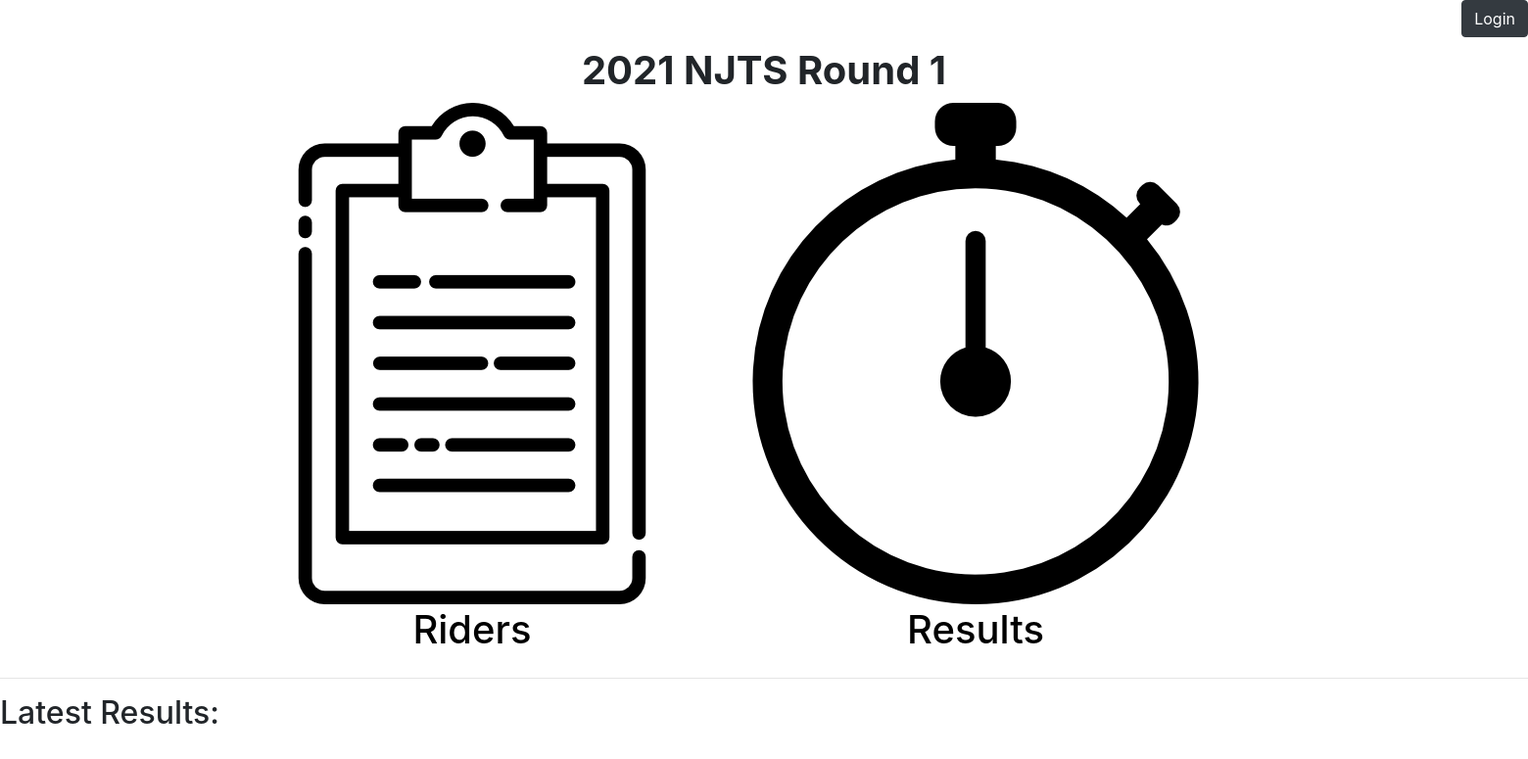
The page /2/ on the database as committed earlier.
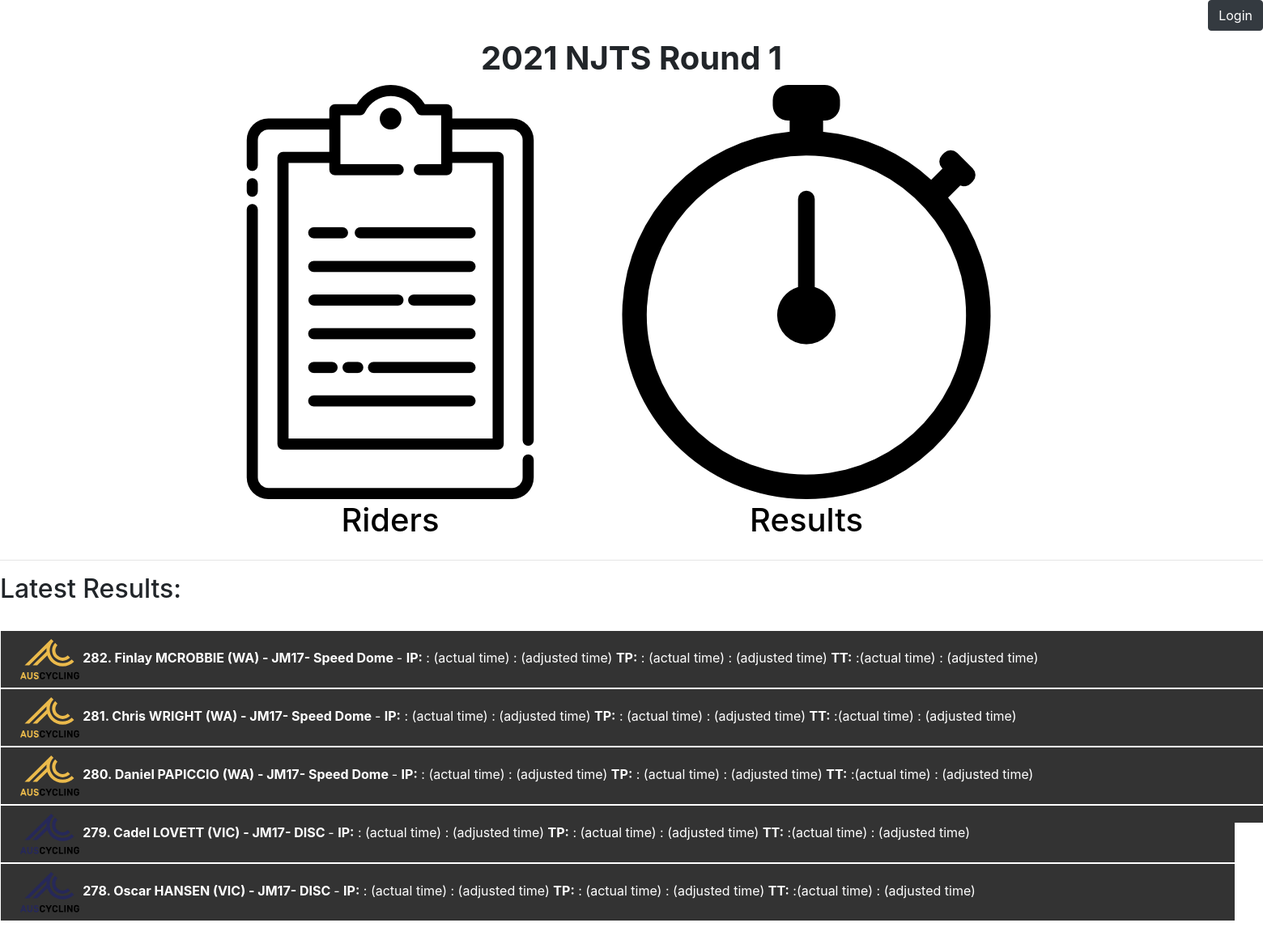
The same page on the database as committed later.
### web/models.py (models this page shows, shortened)
class Event(models.Model):
    name = models.CharField(null = True, max_length=100)
    date = models.DateField(null=True)
    finish = models.DateField(null=True)
    image = models.ImageField(upload_to='events/images/', null=True)
    National = 'Nat'
    NJTS = 'NJTS'
    event_option_choices = [
        (National, 'National'),
        (NJTS, 'NJTS')
    ]
    event_option = models.CharField(
        max_length=8,
        choices=event_option_choices,
        default=National
    )

class rider(models.Model):
    number = models.IntegerField()
    name = models.CharField(max_length=50)
    representing = models.CharField(max_length=100, blank=True)
    Individual = 'Ind'
    Team = 'Team'
    team_option_choices = [
        (Individual, 'Individual'),
        (Team, 'Team')
    ]
    team_option = models.CharField(
        max_length=4,
        choices=team_option_choices,
        default=Individual
    )
    ACT = 'ACT'
    NSW = 'NSW'
    NT = 'NT'
    QLD = 'QLD'
    SA = 'SA'
    TAS = 'TAS'
    VIC = 'VIC'
    WA = 'WA'
    state_option_choices = [
        (ACT, 'ACT'),
        (NSW, 'NSW'),
        (NT, 'NT'),
        (QLD, 'QLD'),
        (SA, 'SA'),
        (TAS, 'TAS'),
        (VIC, 'VIC'),
        (WA, 'WA'),
    ]
    state = models.CharField(
        max_length=3,
        choices=state_option_choices,
        default=NSW
    )
    velo1 = 'Dunc Gray Velodrome'
    velo2 = 'NT Velodrome'
    velo3 = 'Anna Meares Velodrome'
    velo4 = 'Super-Dome'
    velo5 = 'Silverdome'
    velo6 = 'DISC'
    velo7 = 'Speed Dome'
    velo_option_choices = [
        (velo1, 'Dunc Gray Velodrome'),
        (velo2, 'NT Velodrome'),
        (velo3, 'Anna Meares Velodrome'),
        (velo4, 'Super-Dome'),
        (velo5, 'Silverdome'),
        (velo6, 'DISC'),
        (velo7, 'Speed Dome'),
    ]
    velodrome = models.CharField(
        max_length=50,
         choices=velo_option_choices,
        default=velo1
    )
    team_member1 = models.CharField(max_length=50, blank=True)
    team_member2 = models.CharField(max_length=50, blank=True)
    team_member3 = models.CharField(max_length=50, blank=True)
    team_member4 = models.CharField(max_length=50, blank=True)
    jm15 = 'JM15'
    jw15 = 'JW15'
    jm17 = 'JM17'
    jw17 = 'JW17'
    jm19 = 'JM19'
    jw19 = 'JW19'
    elitem = 'ELITEM'
    elitew = 'ELITEW'
    parab = "Para-B"
    parac = "Para-C"
    age_option_choices = [
        (jm15, 'JM15'),
        (jw15, 'JW15'),
        (jm17, 'JM17'),
        (jw17, 'JW17'),
        (jm19, 'JM19'),
        (jw19, 'JW19'),
        (elitem, 'ELITEM'),
        (elitew, 'ELITEW'),
        (parab, 'PARA-B'),
        (parac, 'PARA-C'),
    ]
    agegroup = models.CharField(
        max_length=6,
        choices=age_option_choices,
        default=jm15
    )
    ip_time = models.CharField(max_length=2,null=True, blank=True)
    ip_time_second = models.CharField(max_length=6,null=True, blank=True)
    ip_time_total = models.FloatField(max_length=8,null=True, blank=True)
    ip_adjusted_time = models.CharField(max_length=8,null=True, blank=True)
    ip_adjusted_second = models.CharField(max_length=8,null=True, blank=True)
    ip_time_total_adjusted = models.FloatField(max_length=8,null=True, blank=True)
    ip_temp = models.FloatField(null=True, blank=True)
    ip_bp = models.FloatField(null=True, blank=True)
    ip_humdity = models.FloatField(null=True, blank=True)
    tt200_time = models.FloatField(max_length=10,null=True, blank=True)
    tt200_adjusted_time = models.FloatField(max_length=10,null=True, blank=True)
    tt200_temp = models.FloatField(null=True, blank=True)
    tt200_bp = models.FloatField(null=True, blank=True)
    tt200_humdity = models.FloatField(null=True, blank=True)
    ts_time = models.FloatField(max_length=10,null=True, blank=True)
    ts_adjusted_time = models.FloatField(max_length=10,null=True, blank=True)
    ts_temp = models.FloatField(null=True, blank=True)
    ts_bp = models.FloatField(null=True, blank=True)
    ts_humdity = models.FloatField(null=True, blank=True)
    ts_ineligable = models.BooleanField(default=False)
    tp_time = models.CharField(max_length=10,null=True, blank=True)
    tp_temp = models.CharField(max_length=10,null=True, blank=True)
    tp_time_second = models.CharField(max_length=6,null=True, blank=True)
    tp_time_total = models.FloatField(max_length=8, null=True, blank=True)
    tp_adjusted_time = models.CharField(max_length=8,null=True, blank=True)
    tp_adjusted_second = models.CharField(max_length=8,null=True, blank=True)
    tp_time_total_adjusted = models.FloatField(max_length=8,null=True, blank=True)
    tp_bp = models.FloatField(null=True, blank=True)
    tp_humdity = models.FloatField(null=True, blank=True)
    tp_ineligable = models.BooleanField(default=False)
    tt_time = models.CharField(max_length=2, null=True, blank=True)
    tt_time_second = models.CharField(max_length=6, null=True, blank=True)
    tt_time_total = models.FloatField(max_length=8, null=True, blank=True)
    tt_adjusted_time = models.CharField(max_length=8, null=True, blank=True)
    tt_adjusted_second = models.CharField(max_length=8, null=True, blank=True)
    tt_time_total_adjusted = models.FloatField(max_length=8, null=True, blank=True)
    tt_temp = models.FloatField(null=True, blank=True)
    tt_bp = models.FloatField(null=True, blank=True)
    tt_humdity = models.FloatField(null=True, blank=True)
    created = models.DateTimeField(auto_now_add=True, editable=False, null=False, blank=False)
    last_modified = models.DateTimeField(auto_now=True, editable=False, null=False, blank=False)
    user = models.ForeignKey(User,null=True, on_delete=models.CASCADE)
    event = models.ForeignKey(Event,null=True, on_delete=models.CASCADE, default=3)
    class Meta(object):
        ordering = ['-event','-id']

### web/views.py (the view)
# urls.py: path('<int:Event_id>/', views.event, name='event'),
def event(request, Event_id):
    events = get_object_or_404(Event, pk=Event_id)
    riderlist = rider.objects.filter(event=Event_id).order_by('-last_modified')[:5]
    return render(request, 'web/event.html', {'events': events, 'riders': riderlist})

### web/templates/web/event.html (shortened to what this page needs)
{% extends 'web/base.html'%}
{% block content %}
<br>
<div class="container" style = "height:100%">
    <center>
    <h1><b>{{ events.name }} </b></h1>
    </center>
    <table style = height:"100px">
        <tr>
            <th><a href="riders/"><div class="frontimage"><img style = "width:100%" src="/static/web/startlist.png"></div></a></th>
            <th><a href="results/"><div class="frontimage"><img style = "width:100%" src="/static/web/timer.png"></div></a></th>
        </tr>
        <tr style = "text-align:center">
            <td><a href="riders/" style = "color:black"><h1>Riders</h1></a></td>
            <td><a href="results/" style = "color:black"><h1>Results</h1></a></td>
        </tr>
    </table>
</div>
<hr>
<h2>Latest Results:</h2>
<br>
{% for rider in riders %}
{% if rider.user != None %}
<div class="btn-group">
    <a href="riders/{{ rider.id }}">
<button>
<img src="/static/web/{{ rider.state }}.svg" height = "50">  <b> {{ rider.number }}. {{ rider.name }} ({{ rider.state }}) - {{ rider.agegroup }}- {{ rider.velodrome }} </b> -
{% if rider.ip_time_second != None %}
<b>IP:</b> {{ rider.ip_time }}:{{ rider.ip_time_second }} (actual time) {{ rider.ip_adjusted_time }}:{{ rider.ip_adjusted_second }} (adjusted time)
{% endif %}
{% if rider.tp_time_second != None %}
<b>TP:</b> {{ rider.tp_time }}:{{ rider.tp_time_second }} (actual time) {{ rider.tp_adjusted_time }}:{{ rider.tp_adjusted_second }} (adjusted time){% endif %}
{% if rider.tt_time_second != None %}
<b>TT:</b> {% if rider.tt_time == None %} {{ rider.tt_time_second }} (actual time) {% else %}{{ rider.tt_time }}:{{ rider.tt_time_second }}(actual time) {% endif %}
{% if rider.tt_adjusted_time == None %}{{ rider.tt_adjusted_second }} {% else %}{{ rider.tt_adjusted_time }}:{{ rider.tt_adjusted_second }} {% endif %}(adjusted time){% endif %}
<br>
</button>
        </a>
</div>
{% endif %}
{% endfor %}
<br>
<br>
{% endblock %}

### web/templates/web/base.html (shortened to what this page needs)
{% load static %}
<!doctype html>
<html lang="en">
<head>
<link rel="stylesheet" href={% static "web/custom.css" %}>
   <link rel="stylesheet" href="https://cdnjs.cloudflare.com>/ajax/libs/font-awesome/4.7.0/css/font-awesome.min.css">
  <link rel="stylesheet" href="https://stackpath.bootstrapcdn.com/bootstrap/4.4.1/css/bootstrap.min.css">
  <link rel="stylesheet" href="//code.jquery.com/ui/1.12.1/themes/base/jquery-ui.css">
</head>
<body>
{% if user.is_authenticated %}
Logged In as {{ user.username }}
<form action="{% url 'logoutuser' %}" method="POST">
        {% csrf_token %}
    <button type="submit" class="btn btn-dark"> Logout</button>
</form>
{% else %}
 <a href="{% url 'loginuser' %}"><button type="submit" class="btn btn-dark" style="position: absolute; right: 0;">Login</button></a>
{% endif %}
<br>
{% block content %} {% endblock %}
<br>
</body>

### web/templates/web/base.html (style rules this page uses)
@media only screen and (min-width: 768px) { .btn-group button { background-color: #333333; border: 1px solid White; color: white; padding: 10px 24px; cursor: pointer; width: 1580px; display: block; text-align: left; } }
@media only screen and (min-width: 768px) { div.frontimage img { text-align:center height = "100" } }

Rows that differ between the two databases and show on the page:
added rider: number "282", name "Finlay MCROBBIE", state "WA", agegroup "JM17", velodrome "Speed Dome"
added rider: number "281", name "Chris WRIGHT", state "WA", agegroup "JM17", velodrome "Speed Dome"
added rider: number "280", name "Daniel PAPICCIO", state "WA", agegroup "JM17", velodrome "Speed Dome"
added rider: number "279", name "Cadel LOVETT", state "VIC", agegroup "JM17", velodrome "DISC"
added rider: number "278", name "Oscar HANSEN", state "VIC", agegroup "JM17", velodrome "DISC"
